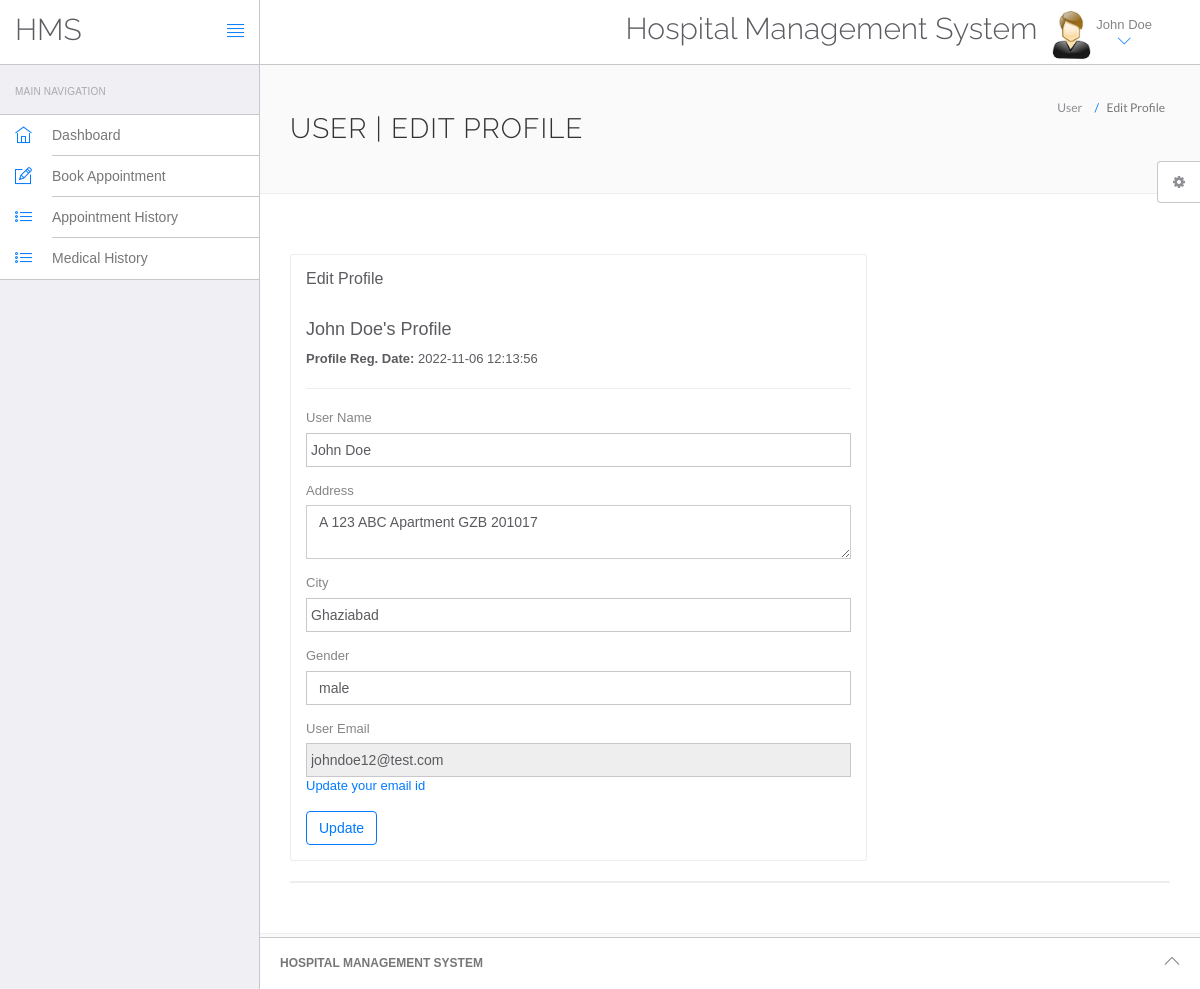
Before: /hospital/hms/edit-profile.php (signed in) with the older database file.
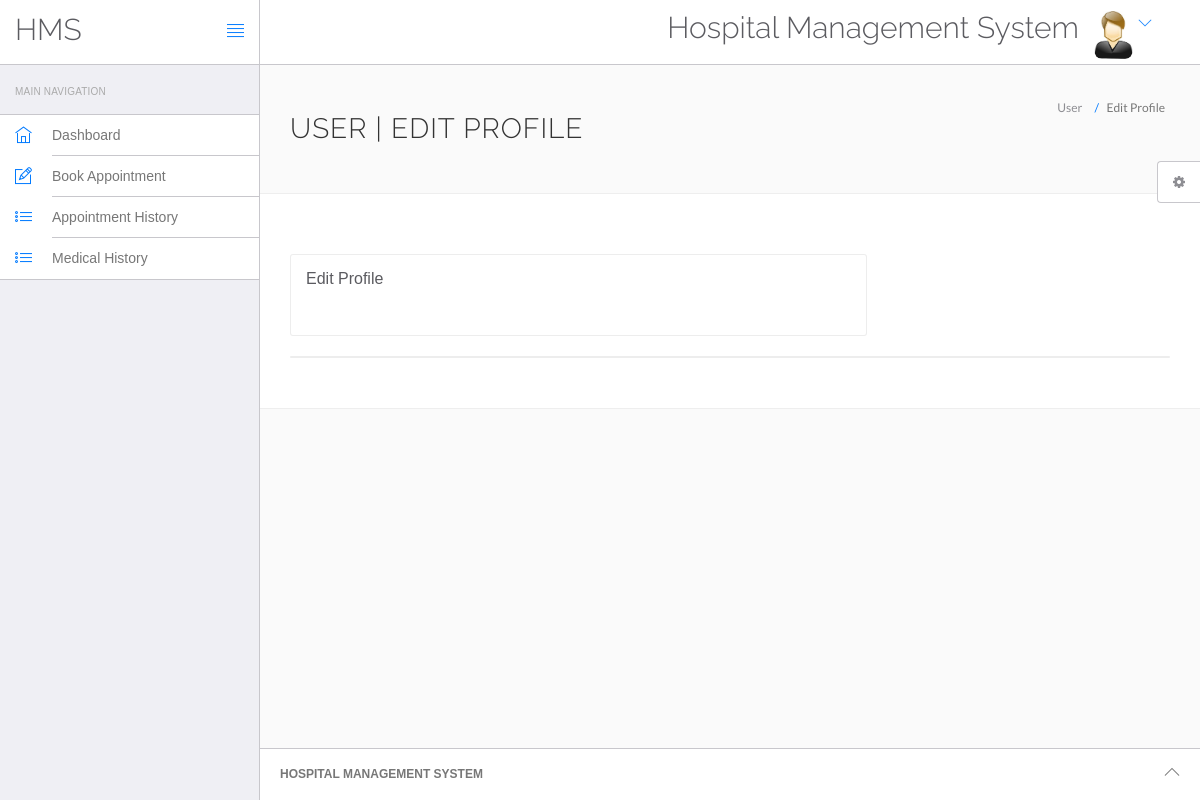
After: the same page with the newer database file.
### tables this page shows
CREATE TABLE `users` (
  `id` int(11) NOT NULL,
  `fullName` varchar(255) DEFAULT NULL,
  `address` longtext DEFAULT NULL,
  `city` varchar(255) DEFAULT NULL,
  `gender` varchar(255) DEFAULT NULL,
  `email` varchar(255) DEFAULT NULL,
  `password` varchar(255) DEFAULT NULL,
  `regDate` timestamp NULL DEFAULT current_timestamp(),
  `updationDate` timestamp NULL DEFAULT NULL ON UPDATE current_timestamp()
);

### hospital/hms/edit-profile.php (the view, shortened to what the changed rows need)
<?php
include('include/config.php');
?>
<!DOCTYPE html>
<html lang="en">
	<head>
		<link rel="stylesheet" href="vendor/bootstrap/css/bootstrap.min.css">
		<link rel="stylesheet" href="vendor/fontawesome/css/font-awesome.min.css">
		<link rel="stylesheet" href="vendor/themify-icons/themify-icons.min.css">
		<link href="vendor/animate.css/animate.min.css" rel="stylesheet" media="screen">
		<link href="vendor/perfect-scrollbar/perfect-scrollbar.min.css" rel="stylesheet" media="screen">
		<link href="vendor/switchery/switchery.min.css" rel="stylesheet" media="screen">
		<link href="vendor/bootstrap-touchspin/jquery.bootstrap-touchspin.min.css" rel="stylesheet" media="screen">
		<link href="vendor/select2/select2.min.css" rel="stylesheet" media="screen">
		<link href="vendor/bootstrap-datepicker/bootstrap-datepicker3.standalone.min.css" rel="stylesheet" media="screen">
		<link href="vendor/bootstrap-timepicker/bootstrap-timepicker.min.css" rel="stylesheet" media="screen">
		<link rel="stylesheet" href="assets/css/styles.css">
		<link rel="stylesheet" href="assets/css/plugins.css">
		<link rel="stylesheet" href="assets/css/themes/theme-1.css" id="skin_color" />
	</head>
	<body>
		<div id="app">
			<div class="app-content">
						<?php include('include/header.php');?>
				<div class="main-content" >
					<div class="wrap-content container" id="container">
						<section id="page-title">
							<div class="row">
								<div class="col-sm-8">
									<h1 class="mainTitle">User | Edit Profile</h1>
																	</div>
							</div>
						</section>
						<div class="container-fluid container-fullw bg-white">
							<div class="row">
								<div class="col-md-12">
									<div class="row margin-top-30">
										<div class="col-lg-8 col-md-12">
											<div class="panel panel-white">
												<div class="panel-heading">
													<h5 class="panel-title">Edit Profile</h5>
												</div>
												<div class="panel-body">
									<?php
$sql=mysqli_query($con,"select * from users where id='".$_SESSION['id']."'");
while($data=mysqli_fetch_array($sql))
{
?>
<h4><?php echo htmlentities($data['fullName']);?>'s Profile</h4>
<p><b>Profile Reg. Date: </b><?php echo htmlentities($data['regDate']);?></p>
<hr />													<form role="form" name="edit" method="post">
<div class="form-group">
															<label for="fname">
																 User Name
															</label>
	<input type="text" name="fname" class="form-control" value="<?php echo htmlentities($data['fullName']);?>" >
														</div>
<div class="form-group">
															<label for="address">
																 Address
															</label>
					<textarea name="address" class="form-control"><?php echo htmlentities($data['address']);?></textarea>
														</div>
<div class="form-group">
															<label for="city">
																 City
															</label>
		<input type="text" name="city" class="form-control" required="required"  value="<?php echo htmlentities($data['city']);?>" >
														</div>
<div class="form-group">
									<label for="gender">
																Gender
															</label>
<select name="gender" class="form-control" required="required" >
<option value="<?php echo htmlentities($data['gender']);?>"><?php echo htmlentities($data['gender']);?></option>
</select>
														</div>
<div class="form-group">
									<label for="fess">
																 User Email
															</label>
					<input type="email" name="uemail" class="form-control"  readonly="readonly"  value="<?php echo htmlentities($data['email']);?>">
					<a href="change-emaild.php">Update your email id</a>
														</div>
														<button type="submit" name="submit" class="btn btn-o btn-primary">
															Update
														</button>
													</form>
													<?php } ?>
												</div>
											</div>
										</div>
											</div>
										</div>
									</div>
								</div>
					</div>
				</div>
			</div>
		</div>
	</body>
</html>

### hospital/hms/include/header.php (shortened to what the changed rows need)
<header class="navbar navbar-default navbar-static-top">
					<div class="navbar-header">
						<a class="navbar-brand" href="#">
							<h2 style="padding-top:20% ">HMS</h2>
						</a>
					</div>
					<div class="navbar-collapse collapse">
						<ul class="nav navbar-right">
								<li  style="padding-top:2% ">
								<h2>Hospital Management System</h2>
							</li>
							<li class="dropdown current-user">
								<a href class="dropdown-toggle" data-toggle="dropdown">
									<img src="assets/images/images.jpg"> <span class="username">
									<?php $query=mysqli_query($con,"select fullName from users where id='".$_SESSION['id']."'");
while($row=mysqli_fetch_array($query))
{
	echo $row['fullName'];
}
									?> <i class="ti-angle-down"></i></i></span>
								</a>
							</li>
						</ul>
					</div>
				</header>

Changed rows visible on the page:
removed users: fullName "John Doe", regDate "2022-11-06 12:13:56", fname "John Doe", address "A 123 ABC Apartment GZB 201017", city "Ghaziabad", gender "male", uemail "johndoe12@test.com"
